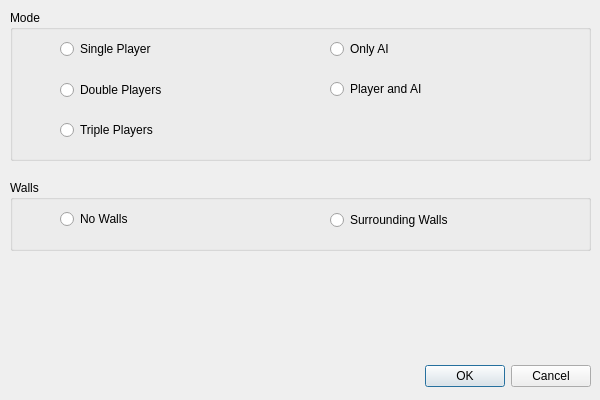
<?xml version="1.0" encoding="UTF-8"?>
<ui version="4.0">
 <class>SettingsDialog</class>
 <widget class="QDialog" name="SettingsDialog">
  <property name="geometry">
   <rect>
    <x>0</x>
    <y>0</y>
    <width>600</width>
    <height>400</height>
   </rect>
  </property>
  <property name="windowTitle">
   <string>Game Settings</string>
  </property>
  <widget class="QDialogButtonBox" name="buttonBox">
   <property name="geometry">
    <rect>
     <x>250</x>
     <y>360</y>
     <width>341</width>
     <height>32</height>
    </rect>
   </property>
   <property name="orientation">
    <enum>Qt::Horizontal</enum>
   </property>
   <property name="standardButtons">
    <set>QDialogButtonBox::Cancel|QDialogButtonBox::Ok</set>
   </property>
  </widget>
  <widget class="QGroupBox" name="ModeGroup">
   <property name="geometry">
    <rect>
     <x>10</x>
     <y>10</y>
     <width>581</width>
     <height>151</height>
    </rect>
   </property>
   <property name="title">
    <string>Mode</string>
   </property>
   <widget class="QRadioButton" name="SinglePlayerButton">
    <property name="geometry">
     <rect>
      <x>50</x>
      <y>30</y>
      <width>151</width>
      <height>18</height>
     </rect>
    </property>
    <property name="text">
     <string>Single Player</string>
    </property>
   </widget>
   <widget class="QRadioButton" name="DoublePlayersButton">
    <property name="geometry">
     <rect>
      <x>50</x>
      <y>70</y>
      <width>231</width>
      <height>20</height>
     </rect>
    </property>
    <property name="text">
     <string>Double Players</string>
    </property>
   </widget>
   <widget class="QRadioButton" name="TriplePlayersButton">
    <property name="geometry">
     <rect>
      <x>50</x>
      <y>110</y>
      <width>201</width>
      <height>20</height>
     </rect>
    </property>
    <property name="text">
     <string>Triple Players</string>
    </property>
   </widget>
   <widget class="QRadioButton" name="OnlyAIButton">
    <property name="geometry">
     <rect>
      <x>320</x>
      <y>30</y>
      <width>151</width>
      <height>18</height>
     </rect>
    </property>
    <property name="text">
     <string>Only AI</string>
    </property>
   </widget>
   <widget class="QRadioButton" name="PlayerAndAIButton">
    <property name="geometry">
     <rect>
      <x>320</x>
      <y>70</y>
      <width>151</width>
      <height>18</height>
     </rect>
    </property>
    <property name="text">
     <string>Player and AI</string>
    </property>
   </widget>
  </widget>
  <widget class="QGroupBox" name="WallGroup">
   <property name="geometry">
    <rect>
     <x>10</x>
     <y>180</y>
     <width>581</width>
     <height>71</height>
    </rect>
   </property>
   <property name="title">
    <string>Walls</string>
   </property>
   <widget class="QRadioButton" name="NoWallsButton">
    <property name="geometry">
     <rect>
      <x>50</x>
      <y>30</y>
      <width>151</width>
      <height>18</height>
     </rect>
    </property>
    <property name="text">
     <string>No Walls</string>
    </property>
   </widget>
   <widget class="QRadioButton" name="SurroundingWallsButton">
    <property name="geometry">
     <rect>
      <x>320</x>
      <y>30</y>
      <width>231</width>
      <height>20</height>
     </rect>
    </property>
    <property name="text">
     <string>Surrounding Walls</string>
    </property>
   </widget>
  </widget>
 </widget>
 <resources/>
 <connections>
  <connection>
   <sender>buttonBox</sender>
   <signal>accepted()</signal>
   <receiver>SettingsDialog</receiver>
   <slot>accept()</slot>
   <hints>
    <hint type="sourcelabel">
     <x>248</x>
     <y>254</y>
    </hint>
    <hint type="destinationlabel">
     <x>157</x>
     <y>274</y>
    </hint>
   </hints>
  </connection>
  <connection>
   <sender>buttonBox</sender>
   <signal>rejected()</signal>
   <receiver>SettingsDialog</receiver>
   <slot>reject()</slot>
   <hints>
    <hint type="sourcelabel">
     <x>316</x>
     <y>260</y>
    </hint>
    <hint type="destinationlabel">
     <x>286</x>
     <y>274</y>
    </hint>
   </hints>
  </connection>
 </connections>
</ui>
